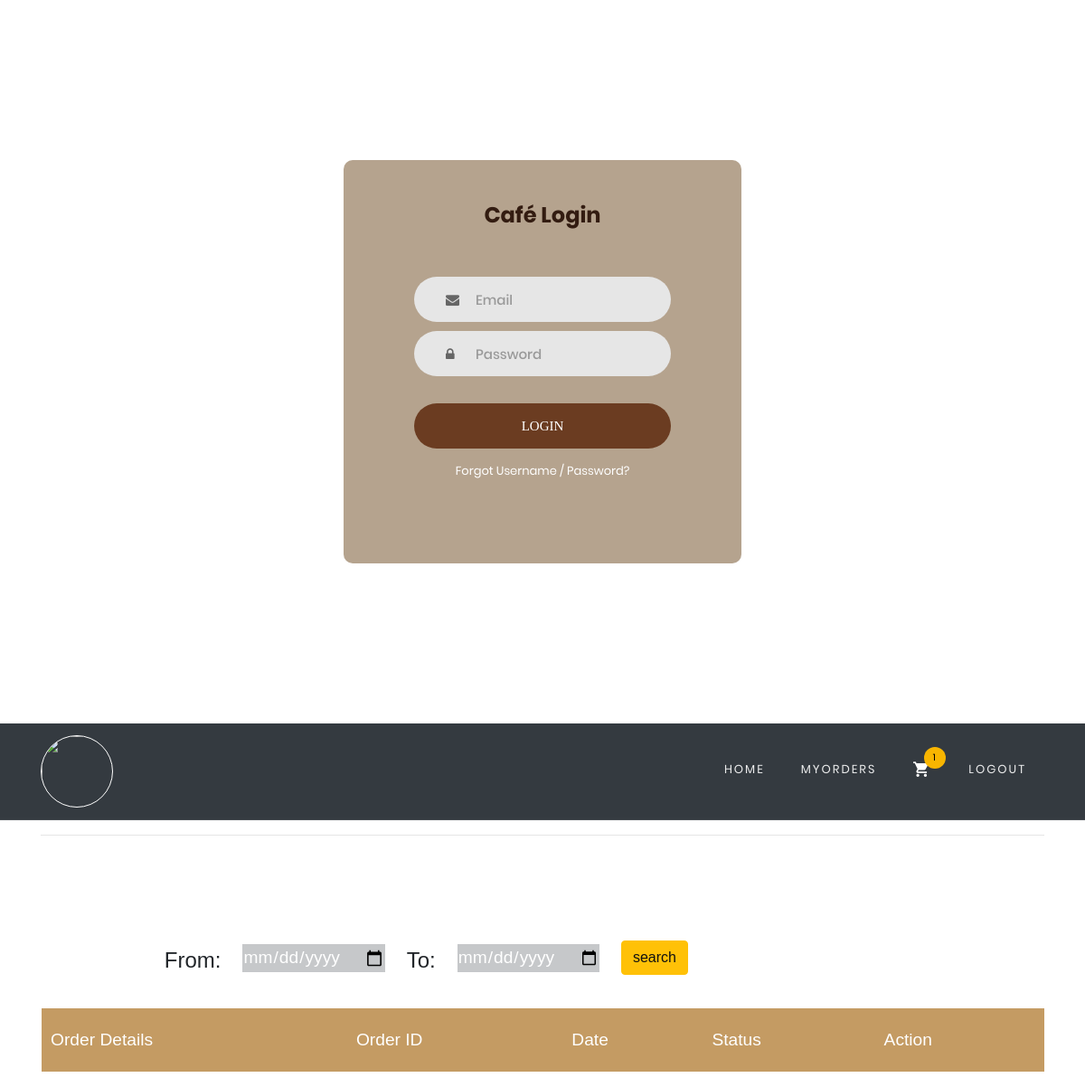
/User/myorders.php, run on an earlier commit of the app's database.
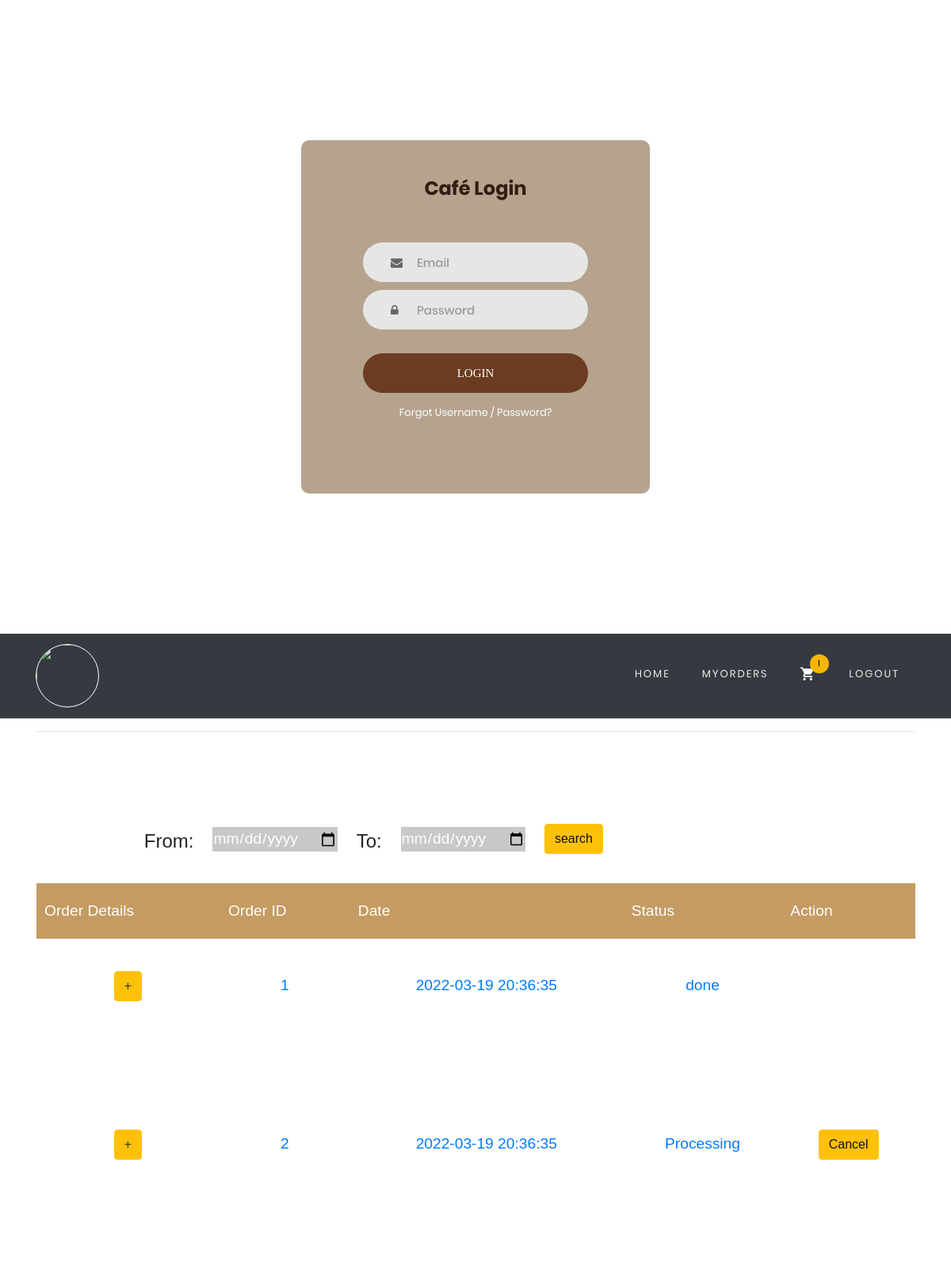
And on a later commit of the database.
### tables this page shows
CREATE TABLE `orders` (
  `id` int(100) NOT NULL,
  `date` datetime NOT NULL,
  `status` varchar(100) NOT NULL,
  `totalPrice` int(100) NOT NULL,
  `user_id` int(100) NOT NULL
);

### DataBase.php (called while the page is built, shortened)
<?php
class DataBase
{
    private $userName;
    private $userPass;
    private $dsn;
    private $db;
    public function __construct()
    {
        $this->serverName  = "localhost";
        $this->userName = "root";
        $this->userPass  = "";
        $this->dbName = "cafeteria";
        $this->charSet = "utf8mb4";
        $this->dsn = "mysql:host=" . $this->serverName . "; dbname=" . $this->dbName . "; charset=" . $this->charSet;
    }
    public function connect()
    {
        try {
            $this->db = new PDO($this->dsn, $this->userName, $this->userPass);
        } catch (PDOException $err) {
            die($err->getMessage());
        }
    }
    public function userorders($uid)
    {
        try {
            $query = 'SELECT * FROM orders where  orders.user_id = ' . $uid . ' ORDER BY date DESC';
            $stmt = $this->db->prepare($query);
            $stmt->execute();
            $user_orders = $stmt->fetchAll();
            return $user_orders;
        } catch (PDOException $e) {
            return false;
        }
    }
}

### User/myorders.php (the view, shortened to what the changed rows need)
<?php
require_once ("../DataBase.php");
?>
<!DOCTYpE html>
<html lang="en">
<head>
    <link rel="stylesheet" href="css/animate.css">
    <link rel="stylesheet" href="css/owl.carousel.min.css">
    <link rel="stylesheet" href="css/icomoon.css">
    <link rel="stylesheet" href="css/style.css">
    <link rel="stylesheet" href="css/flaticon.css">
    <link rel="stylesheet" href="css/open-iconic-bootstrap.min.css">
    <link rel="stylesheet" href="css/owl.theme.default.min.css">
    <link rel="stylesheet" href="css/magnific-popup.css">
    <link rel="stylesheet" href="css/aos.css">
    <link rel="stylesheet" href="css/ionicons.min.css">
    <link rel="stylesheet" href="css/bootstrap-datepicker.css">
    <link rel="stylesheet" href="css/jquery.timepicker.css">
</head>
<body>
    <section class="container user-home">
        <div class="container" >
            <div class="row mt-5">
                <table class="table mt-3">
                    <thead class="thead-primary">
                        <tr class="text-center">
                            <th>Order Details</th>
                            <th>Order ID</th>
                            <th>Date</th>
                            <th>Status</th>
                            <th>Action</th>
                        </tr>
                    </thead>
                    <tbody>
                        <?php
                        $userID= 2;
                            $db = new DataBase();
                            try{
                                $db->connect();
                                $orders = $db->userorders($userID);
                                foreach ($orders as $order) {
                            ?>
                        <tr class="<?= $order['id'] ?>">
                            <td>
                                <button class="btn btn-warning btn-xs" data-bs-toggle="collapse" data-bs-target="<?php echo "#demo"  . $order['id'] ?>">
                                    <span class="text-dark">+</span>
                                </button>
                            <td class="text-primary"><?php echo $order['id']?></td>
                            <td class="text-primary"><?php echo $order["date"]?></td>
                            <td class="text-primary"><?php echo $order["status"]?></td><?php
                            if ($order["status"] == "Processing"){?>
                                <td align="center">
                                    <button class="trash btn btn btn-warning" name="status" data-value="<?=$order['id']?>"  id=<?php echo $order["id"]; ?>>Cancel</button>
                                </td>
                            <?php } ?>
                        </tr>
                        <tr class="<?= $order['id'] ?>">
                            <td colspan="5" class="hiddenRow">
                            </td>
                        </tr>
                                <?php
                                }
                        } catch (PDOException $e) {
                        echo 'Connection failed: ' . $e->getMessage();
                        }
                        ?>
                    </tbody>
                </table>
            </div>
        </div>
    </section>
</body>

What changed in the data, as far as the page shows it:
added orders: id "1", date "2022-03-19 20:36:35", status "done"
added orders: id "2", date "2022-03-19 20:36:35", status "Processing"
